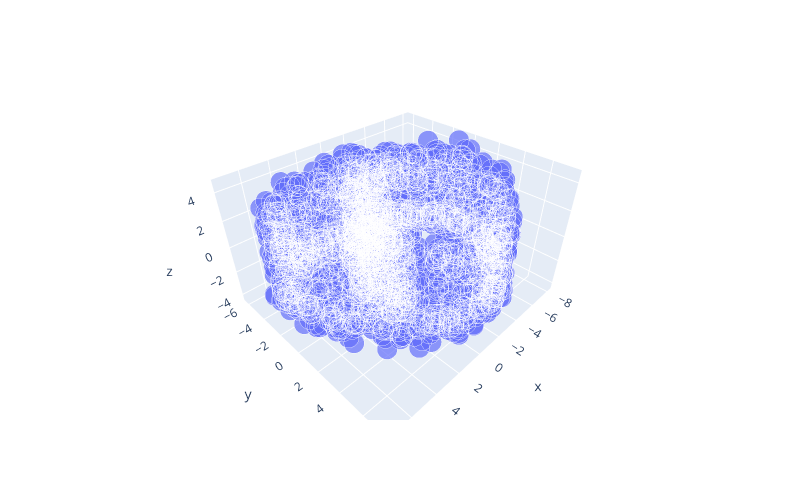

The notebook cell this image was saved under:
### Markdown cell above
On voit que le pourcentage de variance expliquée dépasse les 80% pour $d=4$. Les 3-4 premières dimensions sont suffisantes pour avoir une bonne représentation.

### Code cell
# Projection des données sur les sous-espaces associées aux trois plus grandes valeurs propres

# Extraction des trois vecteurs propres
VV = U[:, :3]

# Projection des données centrées (xk-u)
y = VV.T @ A

# Représentation des données.
fig = px.scatter_3d(x=y[0, :], y=y[1, :], z=y[2, :], width=800, height=500, size=np.ones(x.shape[0]))
fig.show()

### Figure 1 — Plotly figure (JSON) as saved in the notebook; plotly's stock layout.template omitted (floating-point values rounded to 4 significant figures; data arrays with more than 128 entries replaced by an {"elided": "..."} marker saying what was removed)
{"data": [{"hovertemplate": "x=%{x}<br>y=%{y}<br>z=%{z}<br>size=%{marker.size}<extra></extra>", "legendgroup": "", "marker": {"color": "#636efa", "size": {"elided": "2431 int values"}, "sizemode": "area", "sizeref": 0.0025, "symbol": "circle"}, "mode": "markers", "name": "", "scene": "scene", "showlegend": false, "type": "scatter3d", "x": {"elided": "2431 float values"}, "y": {"elided": "2431 float values"}, "z": {"elided": "2431 float values"}}], "layout": {"height": 500, "legend": {"itemsizing": "constant", "tracegroupgap": 0}, "margin": {"t": 60}, "scene": {"domain": {"x": [0, 1], "y": [0, 1]}, "xaxis": {"title": {"text": "x"}}, "yaxis": {"title": {"text": "y"}}, "zaxis": {"title": {"text": "z"}}}, "width": 800}}
